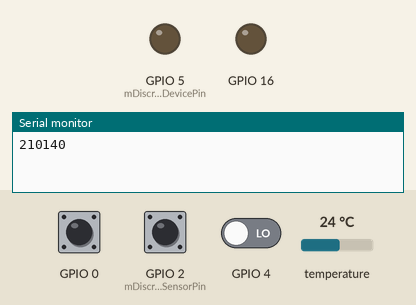
Bench run of a sketch on a simulated ESP32. Parts: output pins drawn as LEDs (lit = HIGH), the last lines printed to the serial monitor. The test bench sets the inputs (shaded band); at power-on: GPIO 2 (mDiscreteSensorPin) LOW, GPIO 0 HIGH, GPIO 4 LOW, temperature 24 °C.

Above: at 4.2 s.
4.3 s: GPIO 2 (mDiscreteSensorPin) driven HIGH
At 5.1 s:
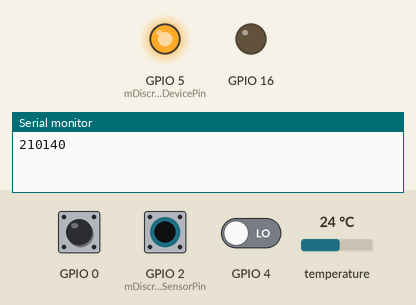
26.7 s: GPIO 0 pulsed LOW 5 times (0.12 s each, 0.3 s apart)
At 28.7 s:
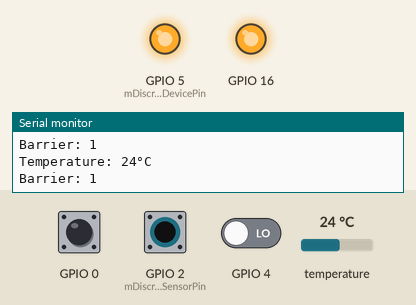
32.3 s: GPIO 2 (mDiscreteSensorPin) pulsed LOW 2 times (0.12 s each, 0.3 s apart)
At 32.57 s:
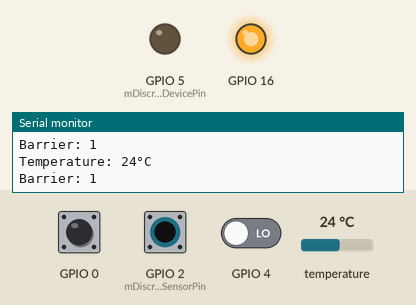
Timing chart, 0 to 35.3 s (numbered marks = the images above; inputs shaded):
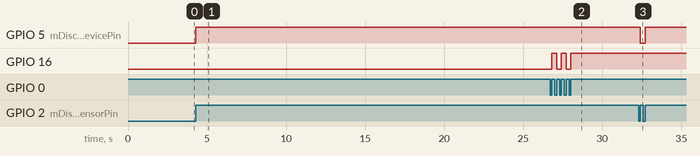

Measured:
- after the input at 4.3 s, GPIO 5 (mDiscreteDevicePin): LOW → HIGH at once
- after the input at 26.7 s, GPIO 16: alternates HIGH for 0.30 s and LOW for 0.30 s, 5 changes in all, then stays HIGH, starting after 0.12 s
- after the input at 32.3 s, GPIO 5 (mDiscreteDevicePin): HIGH → LOW after 0.12 s, → HIGH 0.30 s later

The sketch:

SmartFarm.ino
```cpp
#include "src/COneWireTemperatureSensor.hpp"
#include "src/CDiscreteDevice.hpp"
#include "src/CDiscreteSensor.hpp"
#include "src/CHCDistanceSensor.hpp"
#include "src/CWorker.hpp"

#define LIGHT 5

#define VENTILATION 16

#define ONE_WIRE_BUS 10

#define BARRIER_SENSOR 4

#define LEFT_BUTTON 0

#define RUGHT_BUTTON 2

OneWire OneWireBus(ONE_WIRE_BUS);
DallasTemperature DallasSensors(&OneWireBus);
ISensor* OneWireTemp = nullptr;
SOneWireTemperatureSensorParams* OneWireTempParams = nullptr;

IDevice* Lighting = nullptr;
SDiscreteDeviceParams* LightingParams = nullptr;

IDevice* Ventilation = nullptr;
SDiscreteDeviceParams* VentilationParams = nullptr;

CWorker* LightingWorker = nullptr;

CWorker* VentilationWorker = nullptr;

SDiscreteSensorParams* RightButtonParams = nullptr;
CDiscreteSensor* RightButton = nullptr;

SDiscreteSensorParams* LeftButtonParams = nullptr;
CDiscreteSensor* LeftButton = nullptr;

SDiscreteSensorParams* BarrierSensorParams = nullptr;
ISensor* BarrierSensor = nullptr;

void rightButtonHanling()
{
  if(nullptr != LightingWorker)
  {
    if(true == LightingWorker->isDeviceWorking())
    {
      LightingWorker->stopWorking();
    }
    else
    {
      LightingWorker->startWorkingOnce(60);
    }
  }
}

void leftButtonHanling()
{
  if(nullptr != VentilationWorker)
  {
    if(true == VentilationWorker->isDeviceWorking())
    {
      VentilationWorker->stopWorking();
    }
    else
    {
      VentilationWorker->startWorkingOnce(60);
    }
  }
}

void setup() {
    Serial.begin(115200);
    Serial.println("");

    delay(3000);

    DeviceAddress insideThermometer;
    if (!DallasSensors.getAddress(insideThermometer, 0))
    {
      Serial.println("Unable to find address for Device 0");
    }

    OneWireTempParams = new SOneWireTemperatureSensorParams();
    OneWireTempParams->mSensors = DallasSensors;
    for(uint8_t i = 0; i < 8; ++i)
    {
      OneWireTempParams->mDeviceAddress[i] = insideThermometer[i];
    }

    OneWireTemp = new COneWireTemperatureSensor(*OneWireTempParams);

    LightingParams = new SDiscreteDeviceParams();
    LightingParams->mDiscreteDevicePin = LIGHT;

    VentilationParams = new SDiscreteDeviceParams();
    VentilationParams->mDiscreteDevicePin = VENTILATION;

    Lighting = new CDiscreteDevice();

    Ventilation = new CDiscreteDevice();

    LightingWorker = new CWorker(*Lighting, *LightingParams);

    VentilationWorker = new CWorker(*Ventilation, *VentilationParams);

    RightButtonParams = new SDiscreteSensorParams();
    RightButtonParams->mDiscreteSensorPin = RUGHT_BUTTON;
    RightButtonParams->mIsUseInterrupts = true;
    RightButtonParams->mInterruptType = RISING;
    RightButtonParams->mFunc = rightButtonHanling;

    RightButton = new CDiscreteSensor(*RightButtonParams);

    LeftButtonParams = new SDiscreteSensorParams();
    LeftButtonParams->mDiscreteSensorPin = LEFT_BUTTON;
    LeftButtonParams->mIsUseInterrupts = true;
    LeftButtonParams->mInterruptType = RISING;
    LeftButtonParams->mFunc = leftButtonHanling;

    LeftButton = new CDiscreteSensor(*LeftButtonParams);

    BarrierSensorParams = new SDiscreteSensorParams();
    BarrierSensorParams->mDiscreteSensorPin = BARRIER_SENSOR;
    BarrierSensorParams->mIsUseInterrupts = false;
    //BarrierSensorParams->mInterruptType = RISING;
    //BarrierSensorParams->mFunc = rightButtonHanling;

    BarrierSensor = new CDiscreteSensor(*BarrierSensorParams);
}

void loop() {

  if(nullptr != OneWireTemp && nullptr != BarrierSensor)
  {
    delay(3000);

    auto dataT = static_cast<const STemperatureSensorData &>(OneWireTemp->getData());

    Serial.print("Temperature: ");
    Serial.print(dataT.mTemperature);
    Serial.println("°C");

    auto dataB = static_cast<const SDiscreteSensorData &>(BarrierSensor->getData());

    Serial.print("Barrier: ");
    Serial.println(!static_cast<bool>(dataB.mDiscreteSensorState));
  }
}
```

CDiscreteDevice.hpp
```cpp
#pragma once

#include "Interfaces/IDevice.hpp"

struct SDiscreteDeviceParams : public IDeviceParams
{
  SDiscreteDeviceParams() : IDeviceParams()
  , mDiscreteDevicePin()
  {}

  ~SDiscreteDeviceParams()
  {}

  SDiscreteDeviceParams(const SDiscreteDeviceParams& other) : IDeviceParams()
  , mDiscreteDevicePin(other.mDiscreteDevicePin)
  {}

  SDiscreteDeviceParams& operator=(const SDiscreteDeviceParams& other)
  {
    if (&other != this)
    {
      mDiscreteDevicePin = other.mDiscreteDevicePin;
    }

    return *this;
  }

  virtual String getType() const
  {
    return "SDiscreteDeviceParams";
  }

  uint8_t mDiscreteDevicePin;
};


class CDiscreteDevice : public IDevice
{
public:

CDiscreteDevice() : IDevice()
, mParams()
, mIsDeviceStarting(false)
{
}

~CDiscreteDevice()
{
  stopDevice();
}

virtual void startDevice(const IDeviceParams & params)
{
  if(true == params.getType().equals("SDiscreteDeviceParams"))
  {
    mParams = (const SDiscreteDeviceParams&)(params);

    pinMode(mParams.mDiscreteDevicePin, OUTPUT);
    digitalWrite(mParams.mDiscreteDevicePin, HIGH);
    mIsDeviceStarting = true;
  }
}

virtual void stopDevice()
{
  if(true == mIsDeviceStarting)
  {
    digitalWrite(mParams.mDiscreteDevicePin, LOW);
    mIsDeviceStarting = false;
  }
}

virtual bool isDeviceStarted() const
{
  return mIsDeviceStarting;
}

private:

SDiscreteDeviceParams mParams;
bool mIsDeviceStarting;
};
```

CDiscreteSensor.hpp
```cpp
#pragma once

#include "Interfaces/ISensor.hpp"

struct SDiscreteSensorData : public ISensorData
{
  SDiscreteSensorData() : ISensorData()
  , mDiscreteSensorState()
  {}

  ~SDiscreteSensorData()
  {}

  SDiscreteSensorData(const SDiscreteSensorData& other) : ISensorData()
  , mDiscreteSensorState(other.mDiscreteSensorState)
  {}

  SDiscreteSensorData& operator=(const SDiscreteSensorData& other)
  {
    if (&other != this)
    {
        mDiscreteSensorState = other.mDiscreteSensorState;
    }

    return *this;
  }

  virtual String getType() const
  {
  	return "SDiscreteSensorData";
  }

  uint8_t mDiscreteSensorState;
};

struct SDiscreteSensorParams : public ISensorParams
{
  SDiscreteSensorParams() : ISensorParams()
  , mDiscreteSensorPin()
  , mIsUseInterrupts(false)
  , mInterruptType()
  , mFunc(nullptr)
  {}

  ~SDiscreteSensorParams()
  {}

  SDiscreteSensorParams(const SDiscreteSensorParams& other) : ISensorParams()
  ,mDiscreteSensorPin(other.mDiscreteSensorPin)
  ,mIsUseInterrupts(other.mIsUseInterrupts)
  ,mInterruptType(other.mInterruptType)
  ,mFunc(other.mFunc)
  {}

  SDiscreteSensorParams& operator=(const SDiscreteSensorParams& other)
  {
    if (&other != this)
    {
  		mDiscreteSensorPin = other.mDiscreteSensorPin;
      mIsUseInterrupts = other.mIsUseInterrupts;
      mInterruptType = other.mInterruptType;
      mFunc = other.mFunc;
    }

    return *this;
  }

  uint8_t mDiscreteSensorPin;
  bool mIsUseInterrupts;
  int mInterruptType;
  std::function<void(void)> mFunc;
};

class CDiscreteSensor : public ISensor
{
public:
	CDiscreteSensor(SDiscreteSensorParams & discreteSensorParams) : ISensor()
	, mParams(discreteSensorParams)
  , mLastSensorData()
	, mIsInit(true)
  , mLastInterruptTime(0)
	{
    pinMode(mParams.mDiscreteSensorPin, INPUT);

    Serial.print(mParams.mDiscreteSensorPin);
    Serial.print(mParams.mIsUseInterrupts);

    if(true == mParams.mIsUseInterrupts)
    {
      attachInterrupt(digitalPinToInterrupt(mParams.mDiscreteSensorPin), std::bind(&CDiscreteSensor::interruptHandler, this), mParams.mInterruptType);//
    }
	}

	~CDiscreteSensor()
	{
      if(true == mParams.mIsUseInterrupts)
      {
        detachInterrupt(digitalPinToInterrupt(mParams.mDiscreteSensorPin));
      }
	}

  friend void attachInterrupt(uint8_t pin, std::function<void(void)> intRoutine, int mode);

	virtual bool isInit() const
	{
		return mIsInit;
	}

	virtual const ISensorData & getData()
	{
		if(true == mIsInit)
		{
			mLastSensorData.mDiscreteSensorState = digitalRead(mParams.mDiscreteSensorPin);
		}

		return (const ISensorData &)(mLastSensorData);
	}

private:

ICACHE_RAM_ATTR void interruptHandler()
{
  const unsigned long mNoInterruptsDelay = 20;

  if(nullptr != mParams.mFunc)
  {
    if(millis() - mLastInterruptTime > mNoInterruptsDelay) // we set a 20ms no-interrupts window
    {
      mParams.mFunc();

      mLastInterruptTime = millis();
    }
  }
}

SDiscreteSensorParams mParams;
SDiscreteSensorData mLastSensorData;
bool mIsInit;

unsigned long mLastInterruptTime;
};
```

CHCDistanceSensor.hpp
```cpp
#pragma once

#include "Interfaces/ISensor.hpp"
#include "SDistanceSensorData.hpp"
#include "Ultrasonic.h"

struct SHCDistanceSensorParams : public ISensorParams
{
  SHCDistanceSensorParams() : ISensorParams()
  , mEchoPin()
  , mTrigPin()
  {}

  ~SHCDistanceSensorParams()
  {}

  SHCDistanceSensorParams(const SHCDistanceSensorParams& other) : ISensorParams()
  , mEchoPin(other.mEchoPin)
  , mTrigPin(other.mTrigPin)
  {}

  SHCDistanceSensorParams& operator=(const SHCDistanceSensorParams& other)
  {
    if (&other != this)
    {
        mEchoPin = other.mEchoPin;
        mTrigPin = other.mTrigPin;
    }

    return *this;
  }

  uint8_t mEchoPin;
  uint8_t mTrigPin;
};

class CHCDistanceSensor : public ISensor
{
public:
	CHCDistanceSensor(SHCDistanceSensorParams & sensorParams) : ISensor()
	, mParams(sensorParams)
  , mSonar(nullptr)
	, mIsInit(true)
	{
    mParams = (const SHCDistanceSensorParams&)(sensorParams);
    mSonar = new Ultrasonic(mParams.mTrigPin, mParams.mEchoPin);
	}

	~CHCDistanceSensor()
	{
    if(nullptr != mSonar)
    {
      delete mSonar;
    }
  }

	virtual bool isInit() const
	{
		return mIsInit;
	}

	virtual const ISensorData & getData()
	{
		if(true == mIsInit)
		{
			mLastDistanceData.mDistance = mSonar->read();
		}

		return (const ISensorData &)(mLastDistanceData);
	}

private:

SHCDistanceSensorParams mParams;
Ultrasonic* mSonar;
SDistanceSensorData mLastDistanceData;
bool mIsInit;
};
```

COneWireTemperatureSensor.hpp
```cpp
#pragma once

#include "Interfaces/ISensor.hpp"
#include "STemperatureSensorData.hpp"

#include <OneWire.h>
#include <DallasTemperature.h>

struct SOneWireTemperatureSensorParams : public ISensorParams
{
  SOneWireTemperatureSensorParams() : ISensorParams()
  , mDeviceAddress()
  , mSensors()
  {}

  ~SOneWireTemperatureSensorParams()
  {}

  SOneWireTemperatureSensorParams(const SOneWireTemperatureSensorParams& other) : ISensorParams()
  , mDeviceAddress()
  , mSensors(other.mSensors)
  {
    for(uint8_t i = 0; i < 8; ++i)
    {
        mDeviceAddress[i] = other.mDeviceAddress[i];
    }
  }

  SOneWireTemperatureSensorParams& operator=(const SOneWireTemperatureSensorParams& other)
  {
    if (&other != this)
    {
      for(uint8_t i = 0; i < 8; ++i)
      {
        mDeviceAddress[i] = other.mDeviceAddress[i];
      }

  		mSensors = other.mSensors;
    }

    return *this;
  }

  DeviceAddress mDeviceAddress;
  DallasTemperature mSensors;
};

class COneWireTemperatureSensor : public ISensor
{
public:
	COneWireTemperatureSensor(SOneWireTemperatureSensorParams & sensorParams) : ISensor()
	, mParams(sensorParams)
  , mLastTempSensorData()
	, mIsInit(true)
	{}

	~COneWireTemperatureSensor()
	{}

	virtual bool isInit() const
	{
		return mIsInit;
	}

	virtual const ISensorData & getData()
	{
		if(true == mIsInit)
		{
			mParams.mSensors.requestTemperatures();

			mLastTempSensorData.mTemperature = mParams.mSensors.getTempC(mParams.mDeviceAddress);
		}

		return (const ISensorData &)(mLastTempSensorData);
	}

private:

SOneWireTemperatureSensorParams mParams;
STemperatureSensorData mLastTempSensorData;
bool mIsInit;
};
```

CWorker.hpp
```cpp
#pragma once

#include <Arduino.h>
#include <Ticker.h>

#include "Interfaces/IDevice.hpp"

class CWorker : private Ticker
{
public:
	CWorker(IDevice & device, IDeviceParams & params): Ticker()
	, mDevice(device)
  , mParams(params)
	{}

	~CWorker()
	{
		stopWorking();
	};

	void startWorkingOnce(const float watchDogTime)
	{
    stopWorking();

    mWatchDogTime = watchDogTime;

		this->attach(watchDogTime, std::bind(&CWorker::tickerHandlerStartWorkingOnce, this));

		mDevice.startDevice(mParams);
	}

  void startWorkingCyclic(const float timeToWork, const float timeToStop)
  {
    stopWorking();

    mWatchDogTime = timeToWork;
    mTimeToStop = timeToStop;

    this->attach(timeToWork, std::bind(&CWorker::tickerHandlerStartWorkingCyclic, this));

    mDevice.startDevice(mParams);
  }

	void stopWorking()
	{
		this->detach();

	  if(true == mDevice.isDeviceStarted())
	  {
	    mDevice.stopDevice();
	  }
	}

  bool isDeviceWorking() const
  {
    return mDevice.isDeviceStarted();
  }

private:

	void tickerHandlerStartWorkingOnce()
	{
		stopWorking();
	}

  void tickerHandlerStartWorkingCyclic()
  {
    if(true == mDevice.isDeviceStarted())
    {
      mDevice.stopDevice();

      this->detach();

      this->attach(mTimeToStop, std::bind(&CWorker::tickerHandlerStartWorkingCyclic, this));
    }
    else
    {
      mDevice.startDevice(mParams);

      this->detach();

      this->attach(mWatchDogTime, std::bind(&CWorker::tickerHandlerStartWorkingCyclic, this));
    }
  }

  Ticker mTicker;
  IDevice & mDevice;
  IDeviceParams & mParams;
  float mWatchDogTime;
  float mTimeToStop;
};
```

IDevice.hpp
```cpp
#pragma once

#include <Arduino.h>

struct IDeviceParams
{
  virtual ~IDeviceParams() {};

  virtual String getType() const = 0;
};

class IDevice
{
public:
	virtual ~IDevice() {};

	virtual void startDevice(const IDeviceParams & params) = 0;

	virtual void stopDevice() = 0;

	virtual bool isDeviceStarted() const = 0;
};
```

ISensor.hpp
```cpp
#pragma once

#include <Arduino.h>

struct ISensorParams
{
  virtual ~ISensorParams() {};
};

struct ISensorData
{
  virtual ~ISensorData() {};

  virtual String getType() const = 0;
};

class ISensor
{
public:

	virtual ~ISensor() {};

	virtual bool isInit() const = 0;

	virtual const ISensorData & getData() = 0;
};
```

SDistanceSensorData.hpp
```cpp
#pragma once

#include "Interfaces/ISensor.hpp"

struct SDistanceSensorData : public ISensorData
{
  SDistanceSensorData() : ISensorData()
  , mDistance()
  {}

  ~SDistanceSensorData()
  {}

  SDistanceSensorData(const SDistanceSensorData& other) : ISensorData()
  , mDistance(other.mDistance)
  {}

  SDistanceSensorData& operator=(const SDistanceSensorData& other)
  {
    if (&other != this)
    {
        mDistance = other.mDistance;
    }

    return *this;
  }

  virtual String getType() const
  {
  	return "SDistanceSensorData";
  }

  uint8_t mDistance;
};
```

STemperatureSensorData.hpp
```cpp
#pragma once

#include "Interfaces/ISensor.hpp"

struct STemperatureSensorData : public ISensorData
{
  STemperatureSensorData() : ISensorData()
  , mTemperature()
  {}

  ~STemperatureSensorData()
  {}

  STemperatureSensorData(const STemperatureSensorData& other) : ISensorData()
  , mTemperature(other.mTemperature)
  {}

  STemperatureSensorData& operator=(const STemperatureSensorData& other)
  {
    if (&other != this)
    {
        mTemperature = other.mTemperature;
    }

    return *this;
  }

  virtual String getType() const
  {
  	return "STemperatureSensorData";
  }

  uint8_t mTemperature;
};
```
